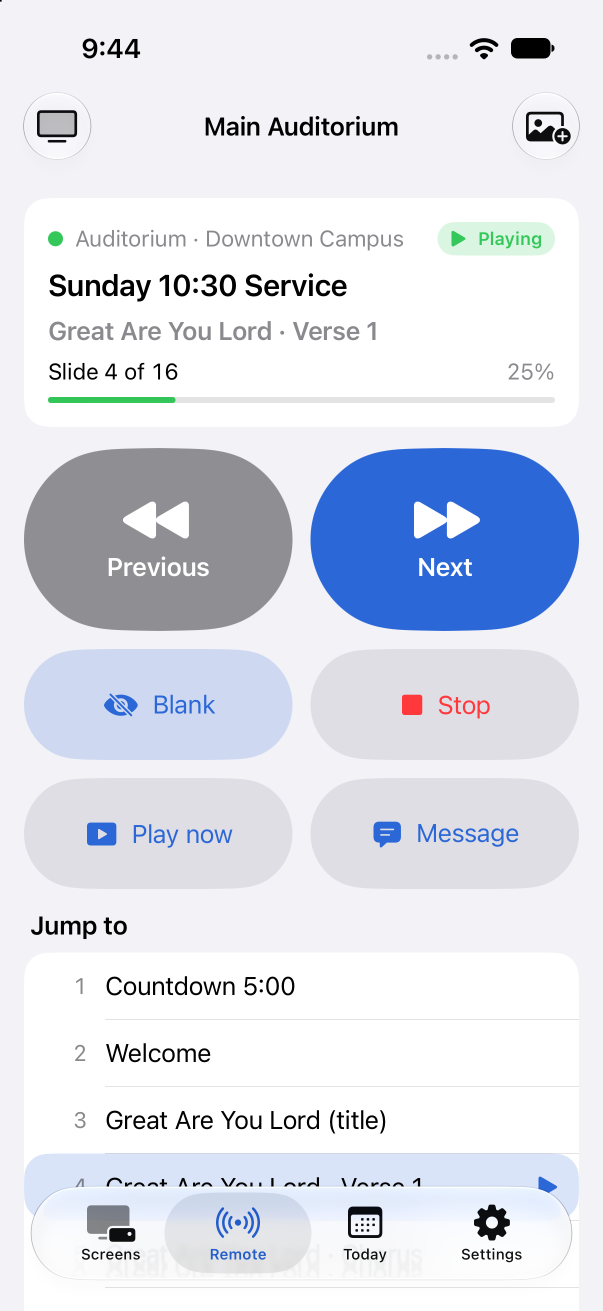
#> input picture apple/screenshots/iphone-3-remote.png, 1206 x 2622 px (shown at 1/2 size); the run also reads 1 picture not shown here
$ python build_assets.py
#> lines starting #> are read from the running program, lines starting #| are printed output that depends on the picture
"""Builds website/assets from the repo's brand + screenshot sources.
Run from anywhere:  PYTHONPATH=<dir with fonttools+brotli> python3 website/tools/build_assets.py
Needs Pillow (images) and fonttools + brotli (font subsetting to woff2)."""
import os, sys
from PIL import Image, ImageDraw, ImageFont, ImageFilter

HERE = os.path.dirname(os.path.abspath(__file__))
WEB = os.path.join(HERE, "..", "static")
ROOT = os.path.join(HERE, "..", "..")
IMG = os.path.join(WEB, "assets", "img")
FONTS = os.path.join(WEB, "assets", "fonts")
os.makedirs(IMG, exist_ok=True); os.makedirs(FONTS, exist_ok=True)

def save(im, name, webp_q=80):
    im.convert("RGBA" if im.mode == "RGBA" else "RGB")
    png = os.path.join(IMG, name + ".png"); webp = os.path.join(IMG, name + ".webp")
    im.save(png, optimize=True); im.save(webp, quality=webp_q, method=6)
    print(name, im.size, os.path.getsize(png)//1024, "KB png", os.path.getsize(webp)//1024, "KB webp")

def shot(src, name, width, crop=None):
#> called with src = 'apple/screenshots/iphone-3-remote.png', name = 'iphone-remote', width = 520, crop = (0, 0, 1206, 2400)
    im = Image.open(os.path.join(ROOT, src)).convert("RGBA")
#> im is the input picture: PIL image 1206x2622 RGBA; mean R, G, B, A 220.8, 225.1, 235.1, 255
    if crop: im = im.crop(crop)
#> im: PIL image 1206x2400 RGBA
    h = round(im.height * width / im.width)
#> h = 1035
    save(im.resize((width, h), Image.LANCZOS), name)
#> in save, `im.convert("RGBA" if im.mode == "RGBA" else "RGB")`:
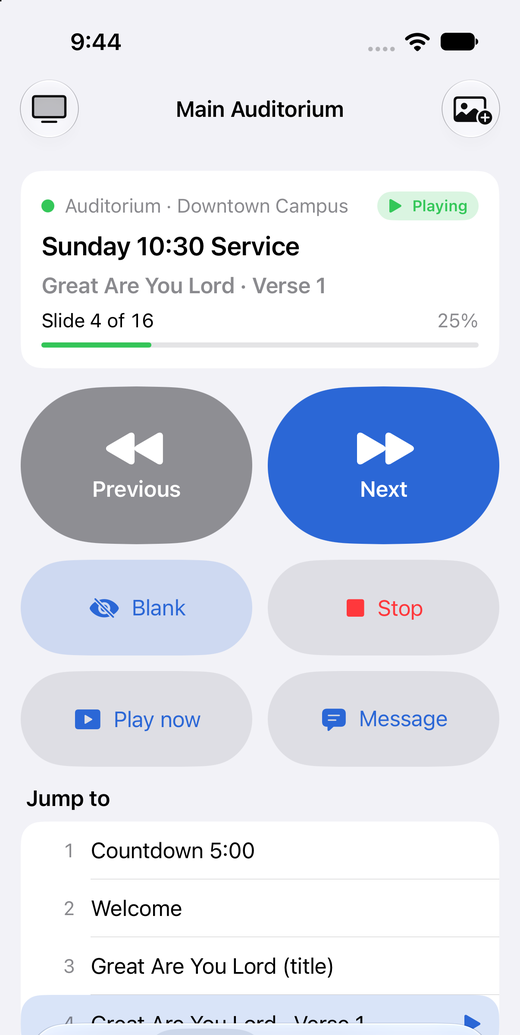
#> im: PIL image 520x1035 RGBA; mean R, G, B, A 219.7, 224.2, 234.8, 255
#| iphone-remote (520, 1035) 130 KB png 24 KB webp

# Product screenshots (real app captures; the sample church is the demo data)
shot("apple/screenshots/iphone-3-remote.png", "iphone-remote", 520, crop=(0, 0, 1206, 2400))
shot("apple/screenshots/iphone-2-screens.png", "iphone-screens", 520, crop=(0, 0, 1206, 2400))
#> call 2 of shot, with src = 'apple/screenshots/iphone-2-screens.png', name = 'iphone-screens', width = 520, crop = (0, 0, 1206, 2400)
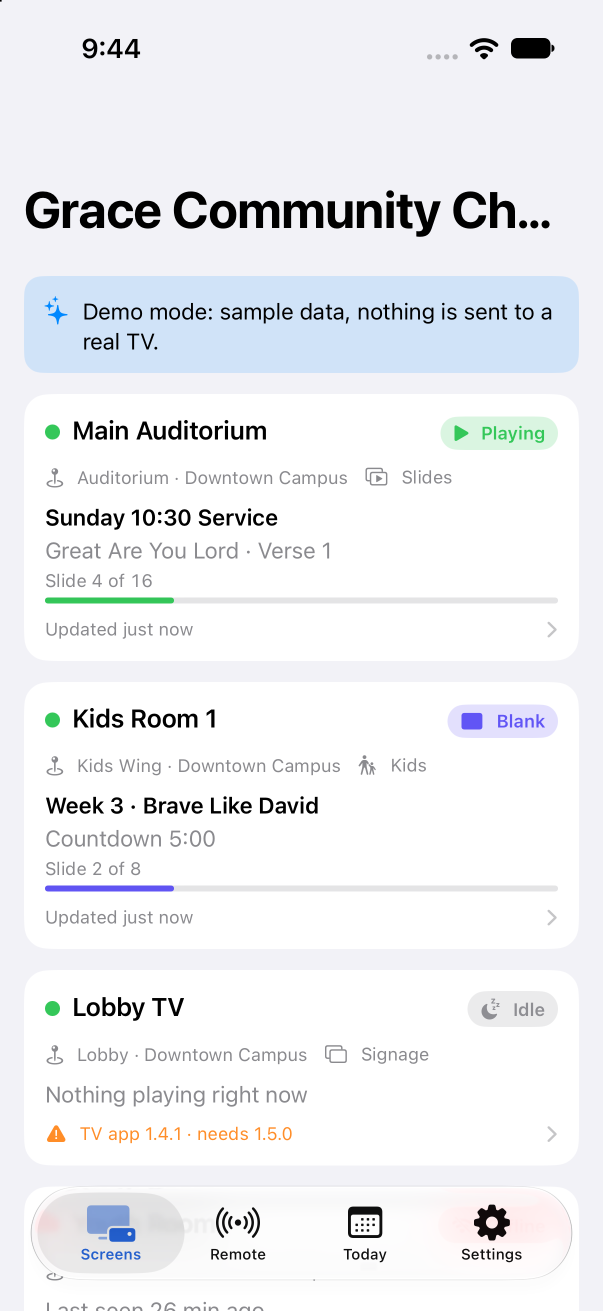
#> input picture apple/screenshots/iphone-2-screens.png, 1206 x 2622 px (shown at 1/2 size)
#> in shot, im is the input picture: PIL image 1206x2622 RGBA; mean R, G, B, A 238, 239.5, 242.7, 255
#> call 2 of save, with name = 'iphone-screens', webp_q = 80
#> in save (call 2), `im.convert("RGBA" if im.mode == "RGBA" else "RGB")`:
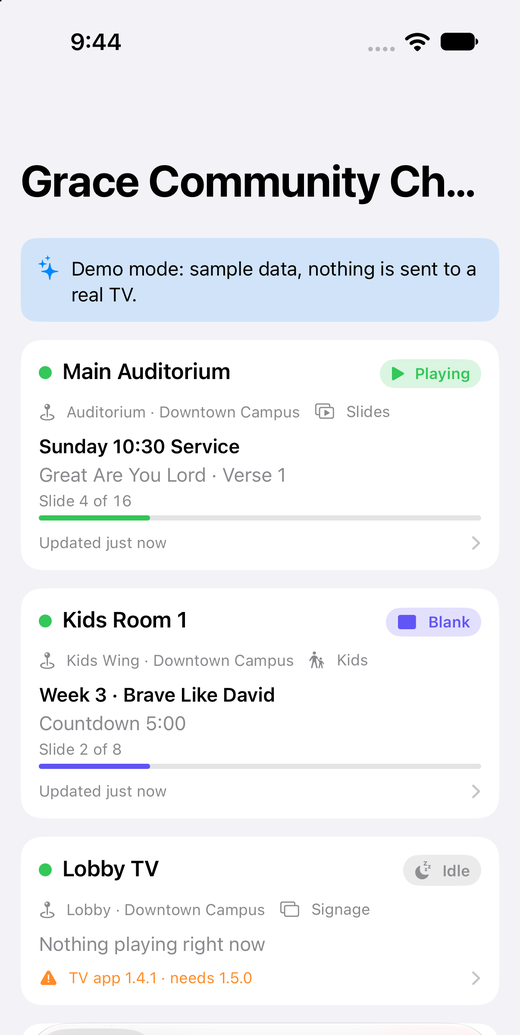
#> im: PIL image 520x1035 RGBA; mean R, G, B, A 238.1, 239.8, 243, 255
#| iphone-screens (520, 1035) 140 KB png 27 KB webp
shot("apple/screenshots/ipad-2-split.png", "ipad-remote", 900, crop=(0, 0, 2064, 2200))
#> call 3 of shot, with src = 'apple/screenshots/ipad-2-split.png', name = 'ipad-remote', width = 900, crop = (0, 0, 2064, 2200)
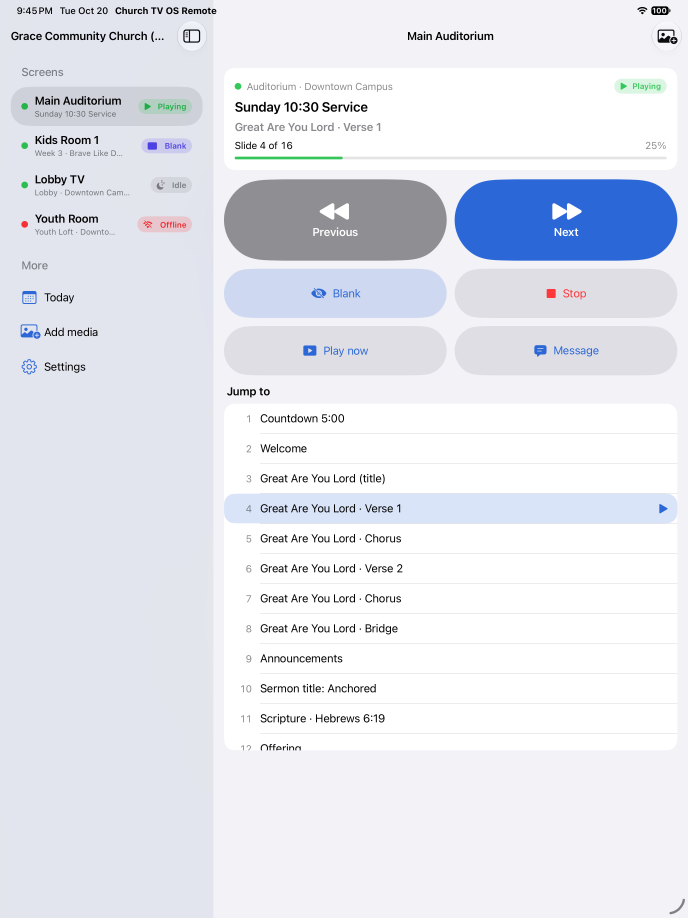
#> input picture apple/screenshots/ipad-2-split.png, 2064 x 2752 px (shown at 1/3 size)
#> in shot, im is the input picture: PIL image 2064x2752 RGBA; mean R, G, B, A 227.8, 230.6, 238.7, 255
#> call 3 of save, with name = 'ipad-remote', webp_q = 80
#> in save (call 3), `im.convert("RGBA" if im.mode == "RGBA" else "RGB")`:
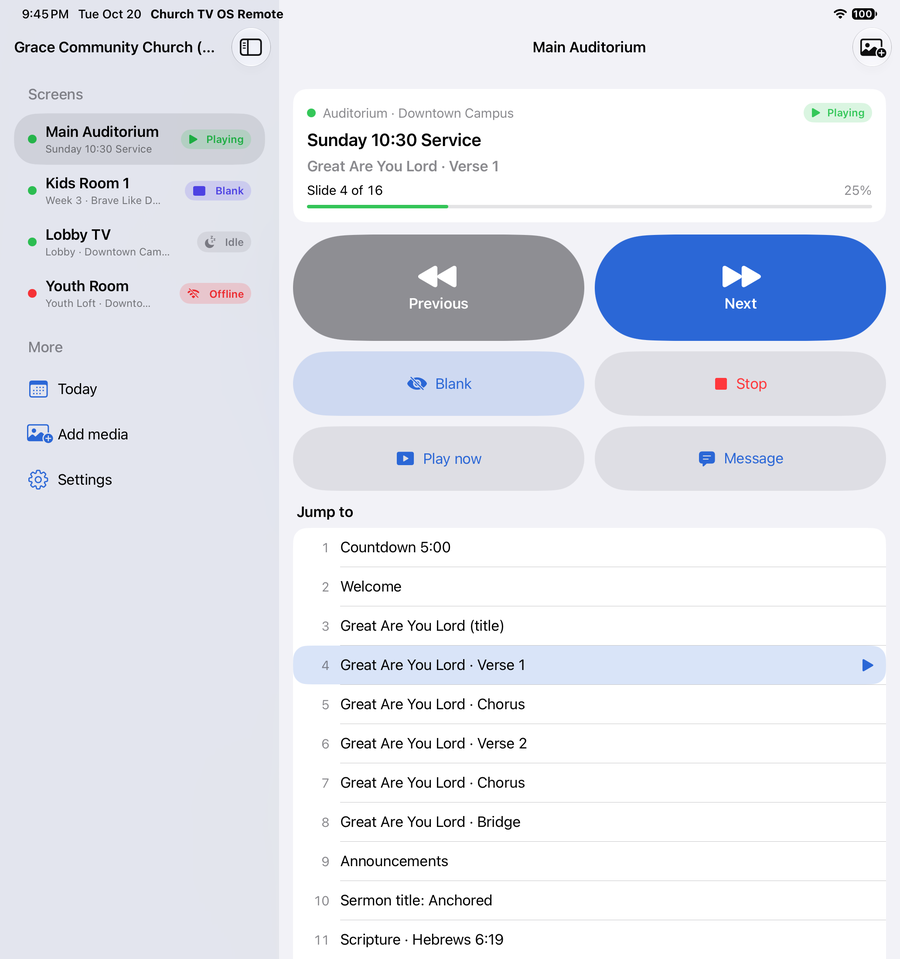
#> im: PIL image 900x959 RGBA; mean R, G, B, A 225.2, 228.5, 237.1, 255
#| ipad-remote (900, 959) 189 KB png 34 KB webp
shot("apple/screenshots/mac-screens.png", "mac-screens", 1240)
#> call 4 of shot, with src = 'apple/screenshots/mac-screens.png', name = 'mac-screens', width = 1240
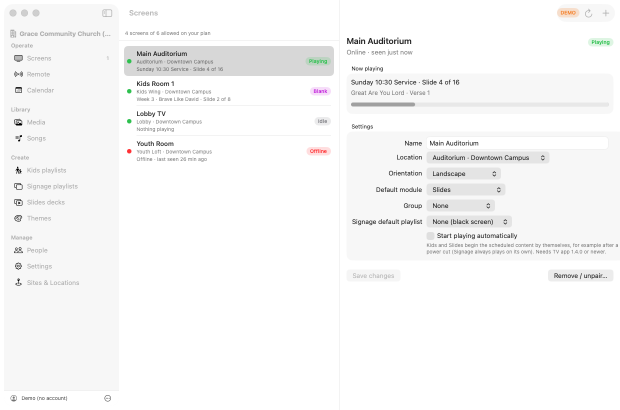
#> input picture apple/screenshots/mac-screens.png, 1240 x 820 px (shown at 1/2 size)
#> in shot, im is the input picture: PIL image 1240x820 RGBA; mean R, G, B, A 247.7, 247.7, 247.6, 254.8
#| mac-screens (1240, 820) 122 KB png 31 KB webp
shot("apple/screenshots/mac-calendar.png", "mac-calendar", 1240)
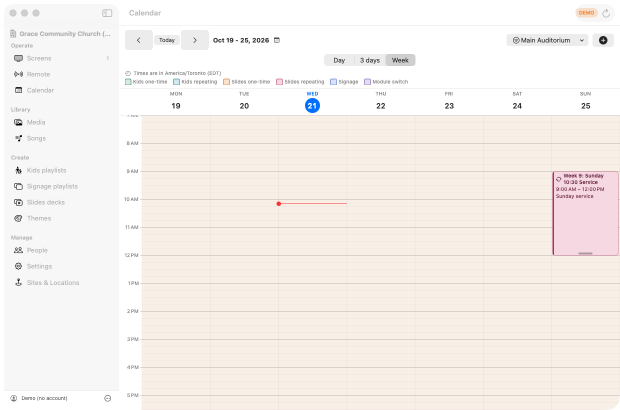
#> input picture apple/screenshots/mac-calendar.png, 1240 x 820 px (shown at 1/2 size)
#> in shot, im is the input picture: PIL image 1240x820 RGBA; mean R, G, B, A 246.6, 241, 237.1, 254.8
#| mac-calendar (1240, 820) 85 KB png 21 KB webp
#> (the run stopped early here; a loop or call above may not have finished)
